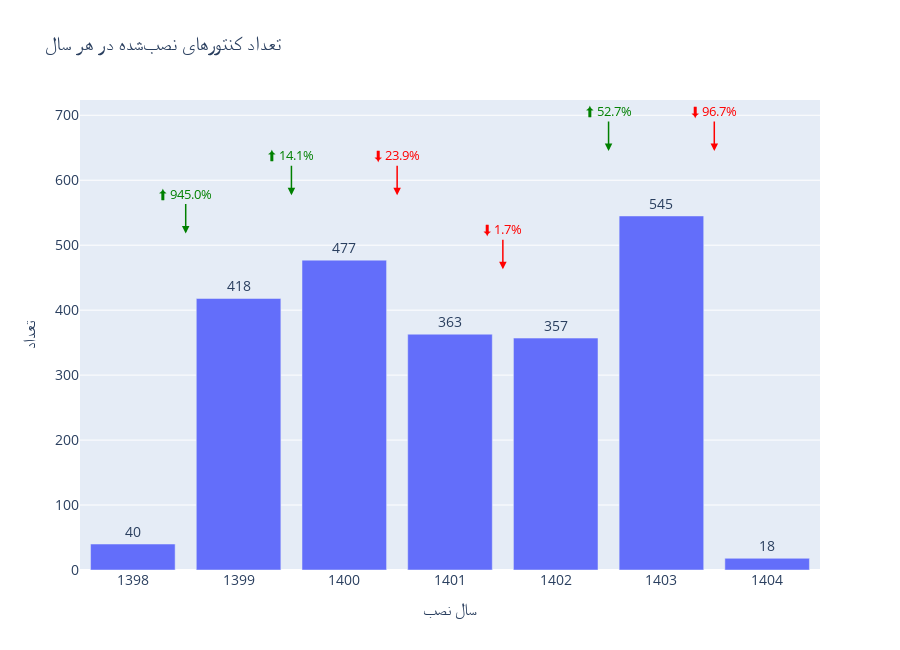

Write notebook code for a chart like this one.
### Code cell
import pandas as pd
import plotly.graph_objects as go

# آمادهسازی دادهها
install_counts = info_copy['Installation_Year'].value_counts().sort_index()
df_counts = install_counts.reset_index()
df_counts.columns = ['Year', 'Count']
df_counts['Change(%)'] = df_counts['Count'].pct_change().fillna(0) * 100
df_counts['Year'] = df_counts['Year'].astype(int)
# رسم نمودار اصلی
fig = go.Figure()

fig.add_trace(go.Bar(
    x=df_counts['Year'],
    y=df_counts['Count'],
    text=df_counts['Count'],
    textposition='outside',
    name='تعداد نصب',
    #marker_color='indigo'
    
))

# افزودن annotationها با فلش و درصد تغییرات
for i in range(1, len(df_counts)):
    x0 = df_counts['Year'][i - 1]
    x1 = df_counts['Year'][i]
    y0 = df_counts['Count'][i - 1]
    y1 = df_counts['Count'][i]
    mid_x = (x0 + x1) / 2
    mid_y = max(y0, y1) + 100  # موقعیت فلش کمی بالاتر از ستونها

    change = df_counts['Change(%)'][i]
    color = "green" if change >= 0 else "red"
    arrow_dir = "⬆" if change >= 0 else "⬇"
    arrow_text = f"{arrow_dir} {abs(change):.1f}%"

    fig.add_annotation(
        x=mid_x,
        y=mid_y,
        text=arrow_text,
        # showarrow=True,
        arrowhead=2,
        arrowsize=1,
        arrowwidth=1.5,
        arrowcolor=color,
        font=dict(color=color, size=13),
        ax=0,
        ay=-40  # جهت فلش به پایین
    )

# تنظیمات ظاهری
fig.update_layout(
    title='تعداد کنتورهای نصبشده در هر سال ',
    xaxis_title='سال نصب',
    yaxis_title='تعداد',
    yaxis_tickformat=',',
    font=dict(size=14),
    height=650
)

fig.show()

### Figure 1 — Plotly figure (JSON) as saved in the notebook; plotly's stock layout.template omitted (floating-point values rounded to 4 significant figures)
{"data": [{"name": "تعداد نصب", "text": [40, 418, 477, 363, 357, 545, 18], "textposition": "outside", "type": "bar", "x": [1398, 1399, 1400, 1401, 1402, 1403, 1404], "y": [40, 418, 477, 363, 357, 545, 18]}], "layout": {"annotations": [{"arrowcolor": "green", "arrowhead": 2, "arrowsize": 1, "arrowwidth": 1.5, "ax": 0, "ay": -40, "font": {"color": "green", "size": 13}, "text": "⬆ 945.0%", "x": 1398.0, "y": 518}, {"arrowcolor": "green", "arrowhead": 2, "arrowsize": 1, "arrowwidth": 1.5, "ax": 0, "ay": -40, "font": {"color": "green", "size": 13}, "text": "⬆ 14.1%", "x": 1400.0, "y": 577}, {"arrowcolor": "red", "arrowhead": 2, "arrowsize": 1, "arrowwidth": 1.5, "ax": 0, "ay": -40, "font": {"color": "red", "size": 13}, "text": "⬇ 23.9%", "x": 1400.0, "y": 577}, {"arrowcolor": "red", "arrowhead": 2, "arrowsize": 1, "arrowwidth": 1.5, "ax": 0, "ay": -40, "font": {"color": "red", "size": 13}, "text": "⬇ 1.7%", "x": 1402.0, "y": 463}, {"arrowcolor": "green", "arrowhead": 2, "arrowsize": 1, "arrowwidth": 1.5, "ax": 0, "ay": -40, "font": {"color": "green", "size": 13}, "text": "⬆ 52.7%", "x": 1402.0, "y": 645}, {"arrowcolor": "red", "arrowhead": 2, "arrowsize": 1, "arrowwidth": 1.5, "ax": 0, "ay": -40, "font": {"color": "red", "size": 13}, "text": "⬇ 96.7%", "x": 1404.0, "y": 645}], "font": {"size": 14}, "height": 650, "title": {"text": "تعداد کنتورهای نصبشده در هر سال "}, "xaxis": {"title": {"text": "سال نصب"}}, "yaxis": {"tickformat": ",", "title": {"text": "تعداد"}}}}
